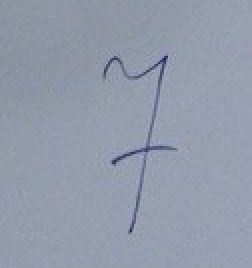
#> input picture Segmentation/7.png, 126 x 134 px (shown 2 times larger)
$ python page_recognition.py   (Python 2 division)   (older library calls are emulated)
#> lines starting #> are read from the running program, lines starting #| are printed output that depends on the picture; after the words box and inside, x2 and y2 are one past the last pixel; in counts of white or black regions, pixels touching at a corner belong together
### Segmentation/processing.py
import numpy as np
from scipy import misc
from scipy import ndimage
import matplotlib.pyplot as plt

def cut_line(image):
    h, l = image.shape
    ver = np.sum(image, axis=1)
    hor = np.sum(image, axis=0)
    ver_nonzero = np.flatnonzero(ver)
    #print ver
    hor_nonzero = np.flatnonzero(hor)
    ver_st = max(ver_nonzero[0]-3, 0)
    ver_fin = min(ver_nonzero[len(ver_nonzero)-1]+3, h)
    hor_st = max(hor_nonzero[0]-20, 0)
    hor_fin = min(hor_nonzero[len(hor_nonzero)-1]+20, l)
    #print h, l, ver_st, ver_fin, hor_st, hor_fin
    return 255 - image[ver_st:ver_fin, hor_st:hor_fin]


def clearing(raw_image):

    print "raw_image"
    plt.imshow(raw_image, cmap=plt.cm.gray)
    plt.show()

    print "background removed"
    #raw_image = ndimage.gaussian_filter(raw_image, 0.1)
    raw_image = np.where(raw_image < np.mean(raw_image) -
                           5 * np.std(raw_image), 255, 0)
    #print raw_image
    plt.imshow(raw_image, cmap=plt.cm.gray)
    plt.show()


    print "denoise, fatten"
    raw_image = ndimage.median_filter(raw_image, 2, mode='reflect')
    raw_image = ndimage.gaussian_filter(raw_image, sigma=0.9, mode='reflect')
    raw_image = ndimage.binary_opening(raw_image, structure=np.ones((5,5)))
    plt.imshow(raw_image, cmap=plt.cm.gray)
    plt.show()
    #raw_image = np.where(raw_image < np.median(raw_image), 255, 0)

    print "cut"
    result = cut_line(raw_image)
    plt.imshow(result, cmap=plt.cm.gray)
    plt.show()
    return 255 - result


#raw_image = misc.imread('page.png', flatten=1)
#clearing()

### Segmentation/page_recognition.py
# recognition from line of digits

import numpy as np
from learning_class_2hidden import neuralNetwork
from scipy import misc
import matplotlib.pyplot as plt
from processing import clearing
from scipy import ndimage


def identity(m, n):
    t = np.zeros((m, n))
    for i in xrange(n):
        for j in xrange(m):
            if int(i * m / n) == j:
                t[j,i] = 1
            else:
                t[j,i] = 0
    return t

raw_image = misc.imread('7.png', flatten=1)
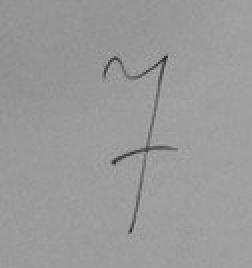
#> raw_image: shape (134, 126) float32 (shown 2 times larger); min 34.92, max 172.8, mean 154.2

print "raw_image"
plt.imshow(raw_image, cmap=plt.cm.gray)
plt.show()

cut_image = clearing(raw_image)
#> in clearing, `raw_image = np.where(raw_image < np.mean(raw_image) - 5 * np.std(raw_i..`:
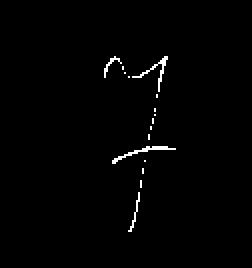
#> raw_image: shape (134, 126) int64 (shown 2 times larger); 1% white in thin lines or dots, all inside (x1, y1, x2, y2) = (52, 28, 88, 116)
#> in clearing, `raw_image = ndimage.median_filter(raw_image, 2, mode='reflect')`:
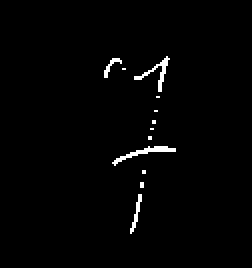
#> raw_image: shape (134, 126) int64 (shown 2 times larger); 1.4% white in thin lines or dots, all inside (x1, y1, x2, y2) = (52, 28, 88, 117)
#> in clearing, `raw_image = ndimage.gaussian_filter(raw_image, sigma=0.9, mode='reflec..`:
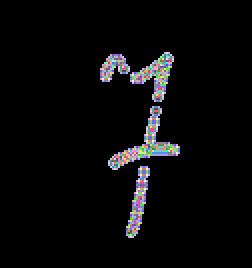
#> raw_image: shape (134, 126) int64 (shown 2 times larger); 145 distinct labels, from 0 to 236; one colour per label, 0 black
#> in clearing, `raw_image = ndimage.binary_opening(raw_image, structure=np.ones((5,5)))`:
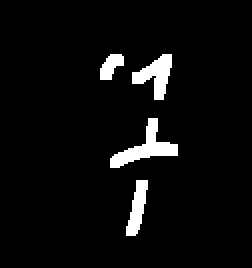
#> raw_image: shape (134, 126) bool (shown 2 times larger); 4.7% white; 4 white regions, box (x1, y1, x2, y2) and area: (55, 59, 89, 84) 296, (66, 27, 86, 50) 232, (63, 90, 74, 118) 173, (50, 27, 62, 40) 99
#> in cut_line, `ver = np.sum(image, axis=1)`: ver = 134 values, max 32 at index 77, min 0 at index 0, mean 5.97
#> in cut_line, `hor = np.sum(image, axis=0)`: hor = 126 values, max 40 at index 68, min 0 at index 0, mean 6.35
#> in cut_line, `ver_nonzero = np.flatnonzero(ver)`: ver_nonzero = 76 values from 27 to 117
#> in cut_line, `hor_nonzero = np.flatnonzero(hor)`: hor_nonzero = 39 values from 50 to 88
#> in cut_line, `ver_st = max(ver_nonzero[0]-3, 0)`: ver_st = 24
#> in cut_line, `ver_fin = min(ver_nonzero[len(ver_nonzero)-1]+3, h)`: ver_fin = 120
#> in cut_line, `hor_st = max(hor_nonzero[0]-20, 0)`: hor_st = 30
#> in cut_line, `hor_fin = min(hor_nonzero[len(hor_nonzero)-1]+20, l)`: hor_fin = 108
#> in cut_line, `return 255 - image[ver_st:ver_fin, hor_st:hor_fin]`:
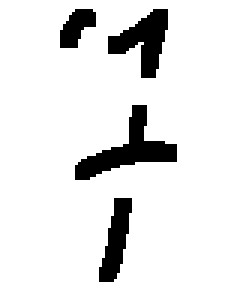
#> returned value: shape (96, 78) int64 (shown 3 times larger); values 254 (black) and 255 (white), 89.3% white; 4 black regions, box (x1, y1, x2, y2) and area: (25, 35, 59, 60) 296, (36, 3, 56, 26) 232, (33, 66, 44, 94) 173, (20, 3, 32, 16) 99
# [10 lines of commented-out code are left out]

cut_image = np.where(cut_image < np.mean(cut_image), 0, 255)

h, w = cut_image.shape
#> h = 96; w = 78

hist = np.sum(cut_image, axis=0)
#> hist = 78 values, max 10200 at index 38, min 0 at index 0, mean 2615.4
plt.plot(hist)
plt.show()
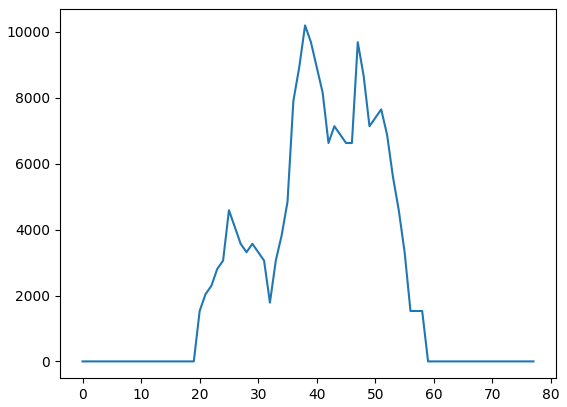
#> figure drawn by matplotlib, 1 panel; curve peaks at x = 38, y = 10200

cuts = []
position = 0
zeros = 0

for i in range(w):
    if hist[i] == 0:
        position += i
        zeros += 1
    elif zeros:
        cuts.append(position/zeros)
        position = 0
        zeros = 0
#> after the loop, cuts = [9]; position = 1292; zeros = 19
cuts.append(w)

print cuts
#| [9, 78]


input_layer_size = 784
hidden_layer1_size = 250
hidden_layer2_size = 250
out_layer_size = 10
lmbd = 0.0001

#> (the run stopped early here; a loop or call above may not have finished)

$ run again, with Segmentation/1.png copied over Segmentation/7.png
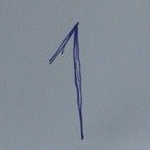
#> input picture Segmentation/1.png, 150 x 150 px
#> in clearing, `raw_image = ndimage.binary_opening(raw_image, structure=np.ones((5,5)))`:
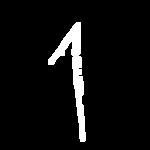
#> raw_image: shape (150, 150) bool; 5.7% white; 1 white region, box (x1, y1, x2, y2) and area: (48, 22, 86, 142) 1288
#> ver = 150 values, max 22 at index 53, min 0 at index 0, mean 8.59
#> hor = 150 values, max 116 at index 80, min 0 at index 0, mean 8.59
#> ver_nonzero = 120 values from 22 to 141
#> hor_nonzero = 38 values from 48 to 85
#> ver_st = 19
#> ver_fin = 144
#> hor_st = 28
#> hor_fin = 105
#> cut_image: shape (125, 77) int64; 13.4% white; 1 white region, box (x1, y1, x2, y2) and area: (20, 3, 58, 123) 1288
#> hist = 77 values, max 29580 at index 52, min 0 at index 0, mean 4265.5
#> `plt.show()`:
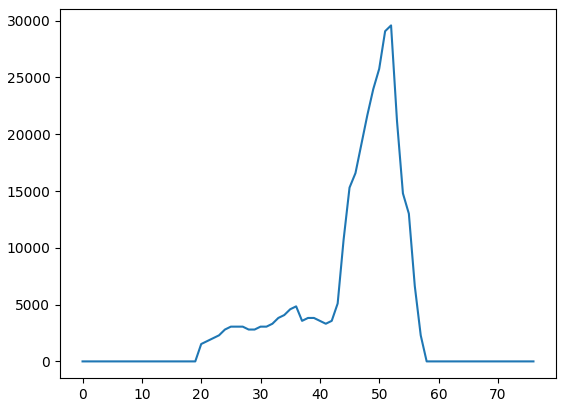
#> figure drawn by matplotlib, 1 panel; curve peaks at x = 52, y = 29580
#> after the loop `for i in range(w):`: cuts = [9]; position = 1273; zeros = 19
#| [9, 77]

$ run again, with Segmentation/2.png copied over Segmentation/7.png
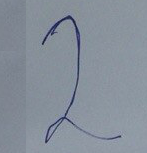
#> input picture Segmentation/2.png, 147 x 153 px
#> in clearing, `raw_image = ndimage.binary_opening(raw_image, structure=np.ones((5,5)))`:
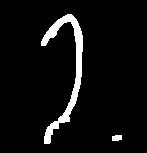
#> raw_image: shape (153, 147) bool; 5.6% white; 2 white regions, box (x1, y1, x2, y2) and area: (41, 14, 83, 144) 1213, (112, 135, 122, 141) 54
#> ver = 153 values, max 22 at index 21, min 0 at index 0, mean 8.28
#> hor = 147 values, max 82 at index 76, min 0 at index 0, mean 8.62
#> ver_nonzero = 130 values from 14 to 143
#> hor_nonzero = 52 values from 41 to 121
#> ver_st = 11
#> ver_fin = 146
#> hor_st = 21
#> hor_fin = 141
#> cut_image: shape (135, 120) int64; 7.8% white; 2 white regions, box (x1, y1, x2, y2) and area: (20, 3, 62, 133) 1213, (91, 124, 101, 130) 54
#> hist = 120 values, max 20910 at index 55, min 0 at index 0, mean 2692.4
#> `plt.show()`:
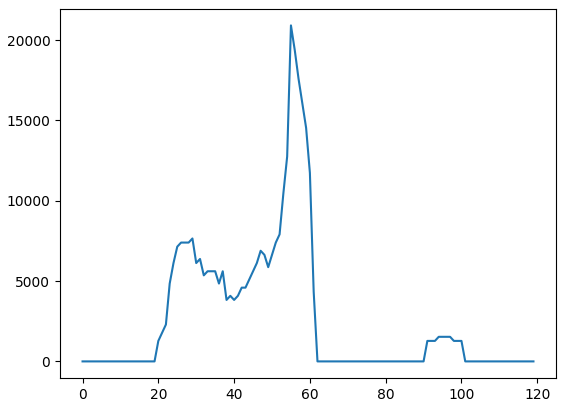
#> figure drawn by matplotlib, 1 panel; curve peaks at x = 55, y = 20910
#> after the loop `for i in range(w):`: cuts = [9, 76]; position = 2090; zeros = 19
#| [9, 76, 120]
